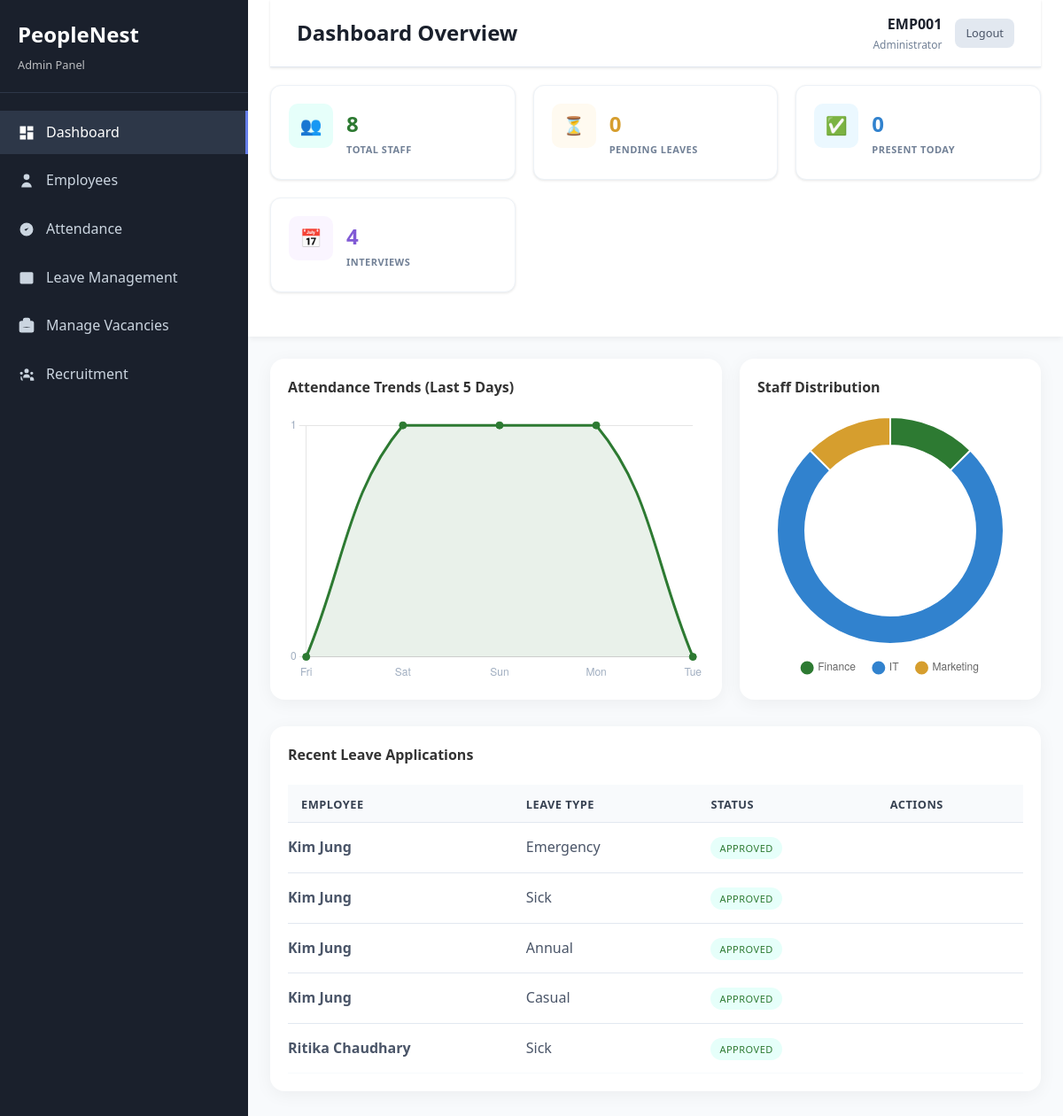
/admin-dashboard.php (signed in), run on the app's committed database.
### tables this page shows
CREATE TABLE `leave_requests` (
  `id` int(11) NOT NULL,
  `employee_id` int(11) NOT NULL,
  `leave_type` enum('sick','casual','annual','maternity','emergency') NOT NULL,
  `start_date` date NOT NULL,
  `end_date` date NOT NULL,
  `days_requested` int(11) NOT NULL,
  `reason` text NOT NULL,
  `status` enum('pending','approved','rejected') DEFAULT 'pending',
  `approved_by` int(11) DEFAULT NULL,
  `approved_at` timestamp NULL DEFAULT NULL,
  `rejection_reason` text DEFAULT NULL,
  `created_at` timestamp NOT NULL DEFAULT current_timestamp(),
  `updated_at` timestamp NOT NULL DEFAULT current_timestamp() ON UPDATE current_timestamp()
);

CREATE TABLE `employees` (
  `id` int(11) NOT NULL,
  `user_id` int(11) DEFAULT NULL,
  `employee_id` varchar(20) NOT NULL,
  `first_name` varchar(50) NOT NULL,
  `last_name` varchar(50) NOT NULL,
  `leave_balance` int(11) DEFAULT 20,
  `email` varchar(100) NOT NULL,
  `phone` varchar(15) DEFAULT NULL,
  `department` varchar(50) NOT NULL,
  `designation` varchar(50) NOT NULL,
  `hire_date` date NOT NULL,
  `salary` decimal(10,2) DEFAULT NULL,
  `status` enum('active','inactive') DEFAULT 'active',
  `created_at` timestamp NOT NULL DEFAULT current_timestamp(),
  `updated_at` timestamp NOT NULL DEFAULT current_timestamp() ON UPDATE current_timestamp(),
  `sick_balance` int(11) DEFAULT 10,
  `casual_balance` int(11) DEFAULT 7,
  `annual_balance` int(11) DEFAULT 15,
  `maternity_balance` int(11) DEFAULT 90,
  `emergency_balance` int(11) DEFAULT 3
);

### admin-dashboard.php (the view, shortened to what this page needs)
<?php
$database = new Database();
$conn = $database->getConnection();
$stats = [];
$stats['total_employees'] = $conn->query("SELECT COUNT(*) FROM employees WHERE status = 'active'")->fetchColumn();
$stats['pending_leaves'] = $conn->query("SELECT COUNT(*) FROM leave_requests WHERE status = 'pending'")->fetchColumn();
$stats['today_present'] = $conn->query("SELECT COUNT(*) FROM attendance WHERE date = CURDATE() AND status = 'present'")->fetchColumn();
$stats['scheduled_interviews'] = $conn->query("SELECT COUNT(*) FROM candidates WHERE status = 'interview_scheduled'")->fetchColumn();
$recent_leaves = $conn->query("SELECT lr.*, e.first_name, e.last_name, e.employee_id FROM leave_requests lr JOIN employees e ON lr.employee_id = e.id ORDER BY lr.created_at DESC LIMIT 5")->fetchAll(PDO::FETCH_ASSOC);
$attendance_counts = [];
$attendance_days = [];
for ($i = 4; $i >= 0; $i--) {
    $date = date('Y-m-d', strtotime("-$i days"));
    $query = "SELECT COUNT(*) as count FROM attendance WHERE date = :date AND status = 'present'";
    $stmt = $conn->prepare($query);
    $stmt->execute(['date' => $date]);
    $attendance_counts[] = (int)$stmt->fetch(PDO::FETCH_ASSOC)['count'];
    $attendance_days[] = date('D', strtotime($date));
}
$query = "SELECT department, COUNT(*) as count FROM employees WHERE status = 'active' GROUP BY department";
$stmt = $conn->prepare($query);
$stmt->execute();
$dept_results = $stmt->fetchAll(PDO::FETCH_ASSOC);
$dept_labels = array_column($dept_results, 'department');
$dept_counts = array_column($dept_results, 'count');
?>
<!DOCTYPE html>
<html lang="en">
<head>
    <link rel="stylesheet" href="assets/css/style.css">
</head>
<body>
    <div class="dashboard-layout">
        <?php include 'includes/admin-sidebar.php'; ?>
        <div class="main-content">
            <div class="sticky-header-part">
                <div class="top-bar" style="display: flex; justify-content: space-between; align-items: center; padding-top: 15px;">
                    <h1 class="page-title" style="margin: 0;">Dashboard Overview</h1>
                    <div class="user-menu" style="display: flex; align-items: center; gap: 15px;">
                        <div class="user-info" style="text-align: right;">
                        <div class="user-name" style="font-weight: bold;"><?php echo htmlspecialchars($_SESSION['full_name'] ?? $_SESSION['emp_id']); ?></div>
                            <div class="user-role" style="font-size: 12px; color: #718096;">Administrator</div>
                        </div>
                        <a href="logout.php" class="btn btn-secondary btn-sm">Logout</a>
                    </div>
                </div>
                <div class="stats-grid">
                    <div class="stat-card">
                        <div class="stat-icon" style="background: var(--pn-light-green); color: var(--pn-green);">👥</div>
                        <div>
                            <div class="stat-number" style="color: var(--pn-green);"><?php echo $stats['total_employees']; ?></div>
                            <div class="stat-label">Total Staff</div>
                        </div>
                    </div>
                    <div class="stat-card">
                        <div class="stat-icon" style="background: var(--pn-light-yellow); color: var(--pn-yellow);">⏳</div>
                        <div>
                            <div class="stat-number" style="color: var(--pn-yellow);"><?php echo $stats['pending_leaves']; ?></div>
                            <div class="stat-label">Pending Leaves</div>
                        </div>
                    </div>
                    <div class="stat-card">
                        <div class="stat-icon" style="background: var(--pn-light-blue); color: var(--pn-blue);">✅</div>
                        <div>
                            <div class="stat-number" style="color: var(--pn-blue);"><?php echo $stats['today_present']; ?></div>
                            <div class="stat-label">Present Today</div>
                        </div>
                    </div>
                    <div class="stat-card">
                        <div class="stat-icon" style="background: var(--pn-light-purple); color: var(--pn-purple);">📅</div>
                        <div>
                            <div class="stat-number" style="color: var(--pn-purple);"><?php echo $stats['scheduled_interviews']; ?></div>
                            <div class="stat-label">Interviews</div>
                        </div>
                    </div>
                </div>
            </div>
            <div class="scrollable-content">
                <div class="analytics-container">
                    <div class="chart-card">
                        <h3 style="margin-top: 0; margin-bottom: 20px; font-size: 16px;">Attendance Trends (Last 5 Days)</h3>
                        <div style="height: 300px;">
                            <canvas id="attendanceChart"></canvas>
                        </div>
                    </div>
                    <div class="chart-card">
                        <h3 style="margin-top: 0; margin-bottom: 20px; font-size: 16px;">Staff Distribution</h3>
                        <div style="height: 300px;">
                            <canvas id="deptChart"></canvas>
                        </div>
                    </div>
                </div>
                <div class="card" style="background: #fff; border-radius: 16px; box-shadow: var(--card-shadow); padding: 20px;">
                    <h3 style="margin-top: 0; margin-bottom: 20px; font-size: 16px;">Recent Leave Applications</h3>
                    <table class="table" style="width: 100%; border-collapse: collapse;">
                        <thead>
                            <tr style="text-align: left; border-bottom: 1px solid #edf2f7; color: #718096; font-size: 12px; text-transform: uppercase;">
                                <th style="padding-bottom: 10px;">Employee</th>
                                <th style="padding-bottom: 10px;">Leave Type</th>
                                <th style="padding-bottom: 10px;">Status</th>
                                <th style="padding-bottom: 10px;">Actions</th>
                            </tr>
                        </thead>
                        <tbody>
                            <?php foreach ($recent_leaves as $leave): ?>
                            <tr style="border-bottom: 1px solid #f7fafc;">
                                <td style="padding: 15px 0;"><strong><?php echo htmlspecialchars($leave['first_name'] . ' ' . $leave['last_name']); ?></strong></td>
                                <td><?php echo ucfirst($leave['leave_type']); ?></td>
                                <td><span class="badge" style="padding: 5px 10px; border-radius: 20px; font-size: 11px; background: <?php echo $leave['status'] === 'pending' ? '#fffaf0' : '#e6fffa'; ?>; color: <?php echo $leave['status'] === 'pending' ? '#d69e2e' : '#2d7a32'; ?>;"><?php echo ucfirst($leave['status']); ?></span></td>
                                <td>
                                </td>
                            </tr>
                            <?php endforeach; ?>
                        </tbody>
                    </table>
                </div>
            </div>
        </div>
    </div>
    <script>
        // Line Chart
        const attCtx = document.getElementById('attendanceChart').getContext('2d');
        new Chart(attCtx, {
            type: 'line',
            data: {
                labels: <?php echo json_encode($attendance_days); ?>,
                datasets: [{
                    label: 'Present',
                    data: <?php echo json_encode($attendance_counts); ?>,
                    borderColor: '#2d7a32',
                    backgroundColor: 'rgba(45, 122, 50, 0.1)',
                    fill: true,
                    tension: 0.4,
                    pointRadius: 4,
                    pointBackgroundColor: '#2d7a32'
                }]
            },
            options: {
                responsive: true, maintainAspectRatio: false,
                plugins: { legend: { display: false } },
                scales: {
                    y: { beginAtZero: true, ticks: { stepSize: 1, color: '#a0aec0' }, grid: { borderDash: [5, 5] } },
                    x: { grid: { display: false }, ticks: { color: '#a0aec0' } }
                }
            }
        });
        // Donut Chart
        const deptCtx = document.getElementById('deptChart').getContext('2d');
        new Chart(deptCtx, {
            type: 'doughnut',
            data: {
                labels: <?php echo json_encode($dept_labels); ?>,
                datasets: [{
                    data: <?php echo json_encode($dept_counts); ?>,
                    backgroundColor: ['#2d7a32', '#3182ce', '#d69e2e', '#805ad5', '#e53e3e', '#38b2ac'],
                    hoverOffset: 10
                }]
            },
            options: {
                responsive: true, maintainAspectRatio: false,
                cutout: '75%',
                plugins: { legend: { position: 'bottom', labels: { usePointStyle: true, padding: 20 } } }
            }
        });
    </script>
</body>
</html>

### assets/css/style.css (style rules this page uses)
* { margin: 0; padding: 0; box-sizing: border-box; }
body { font-family: "Segoe UI", Tahoma, Geneva, Verdana, sans-serif; line-height: 1.6; color: #333; background-color: #f8fafc; }
.btn { padding: 12px 24px; border: none; border-radius: 8px; font-size: 16px; font-weight: 500; cursor: pointer; transition: all 0.3s ease; text-decoration: none; display: inline-block; text-align: center; }
.dashboard-layout { display: flex; min-height: 100vh; }
.main-content { flex: 1; margin-left: 280px; background-color: #f8fafc; }
.top-bar { background: white; padding: 15px 30px; border-bottom: 1px solid #e2e8f0; display: flex; justify-content: space-between; align-items: center; box-shadow: 0 1px 3px rgba(0, 0, 0, 0.1); }
.page-title { font-size: 1.5rem; font-weight: 600; color: #1a202c; }
.user-menu { display: flex; align-items: center; gap: 15px; }
.user-info { text-align: right; }
.user-name { font-weight: 500; color: #1a202c; }
.user-role { font-size: 0.8rem; color: #718096; }
.card { background: white; border-radius: 12px; box-shadow: 0 1px 3px rgba(0, 0, 0, 0.1); margin-bottom: 20px; }
.stats-grid { display: grid; grid-template-columns: repeat(auto-fit, minmax(250px, 1fr)); gap: 20px; margin-bottom: 30px; }
.stat-card { background: white; padding: 25px; border-radius: 12px; box-shadow: 0 1px 3px rgba(0, 0, 0, 0.1); border-left: 4px solid #667eea; }
.stat-number { font-size: 2.5rem; font-weight: 700; color: #1a202c; margin-bottom: 5px; }
.stat-label { color: #718096; font-size: 0.9rem; text-transform: uppercase; letter-spacing: 0.5px; }
.stat-icon { width: 48px; height: 48px; border-radius: 12px; display: flex; align-items: center; justify-content: center; margin-bottom: 15px; }
.stat-card { transition: all 0.3s ease; border-left: none; border: 1px solid #e2e8f0; }
.table { width: 100%; border-collapse: collapse; background: white; }
.table th, .table td { padding: 12px 15px; text-align: left; border-bottom: 1px solid #e2e8f0; }
.table th { background-color: #f8fafc; font-weight: 600; color: #374151; text-transform: uppercase; font-size: 0.8rem; letter-spacing: 0.5px; }
.table td { vertical-align: middle; color: #4a5568; }
.table tr:last-child td { border-bottom: none; }
.badge { padding: 4px 12px; border-radius: 20px; font-size: 0.8rem; font-weight: 500; text-transform: uppercase; letter-spacing: 0.5px; }
.btn-secondary { background-color: #e2e8f0; color: #4a5568; }
.btn-sm { padding: 6px 12px; font-size: 0.8rem; }

### admin-dashboard.php (style rules this page uses)
:root { --pn-green: #2d7a32; --pn-light-green: #e6fffa; --pn-blue: #3182ce; --pn-light-blue: #ebf8ff; --pn-yellow: #d69e2e; --pn-light-yellow: #fffaf0; --pn-purple: #805ad5; --pn-light-purple: #faf5ff; --card-shadow: 0 4px 20px rgba(0, 0, 0, 0.05); }
html, body { height: 100%; margin: 0; overflow: hidden; }
.dashboard-layout { display: flex; height: 100vh; }
.main-content { flex: 1; display: flex; flex-direction: column; height: 100vh; background: #f8fafc; }
.sticky-header-part { background: #fff; z-index: 100; flex-shrink: 0; box-shadow: 0 4px 6px -1px rgba(0,0,0,0.05); padding: 0 25px; }
.scrollable-content { flex: 1; overflow-y: auto; padding: 25px; }
.stats-grid { display: grid; grid-template-columns: repeat(auto-fit, minmax(220px, 1fr)); gap: 20px; padding: 20px 0; }
.stat-card { background: #fff; padding: 20px; border-radius: 12px; display: flex; align-items: center; border: 1px solid #edf2f7; }
.stat-icon { width: 50px; height: 50px; border-radius: 10px; display: flex; align-items: center; justify-content: center; font-size: 20px; margin-right: 15px; }
.stat-number { font-size: 24px; font-weight: 800; color: #1a202c; margin: 0; }
.stat-label { font-size: 11px; font-weight: 600; color: #718096; text-transform: uppercase; }
.analytics-container { display: grid; grid-template-columns: 2fr 1fr; gap: 20px; margin-bottom: 30px; }
.chart-card { background: #fff; padding: 20px; border-radius: 16px; box-shadow: var(--card-shadow); }

### data on the page
leave_requests: employee.last_name "Kim Jung", leave_type "Emergency", status "APPROVED"
leave_requests: employee.last_name "Kim Jung", leave_type "Sick", status "APPROVED"
leave_requests: employee.last_name "Kim Jung", leave_type "Annual", status "APPROVED"
leave_requests: employee.last_name "Kim Jung", leave_type "Casual", status "APPROVED"
leave_requests: employee.last_name "Ritika Chaudhary", leave_type "Sick", status "APPROVED"

### other printed values
$_SESSION['full_name'] "EMP001"
$stats['total_employees'] "8"
$stats['pending_leaves'] "0"
$stats['today_present'] "0"
$stats['scheduled_interviews'] "4"
chart data {{ json_encode($attendance_counts) }} [0,1,1,1,0]
chart data {{ json_encode($dept_labels) }} ["Finance","IT","Marketing"]
chart data {{ json_encode($dept_counts) }} [1,6,1]
